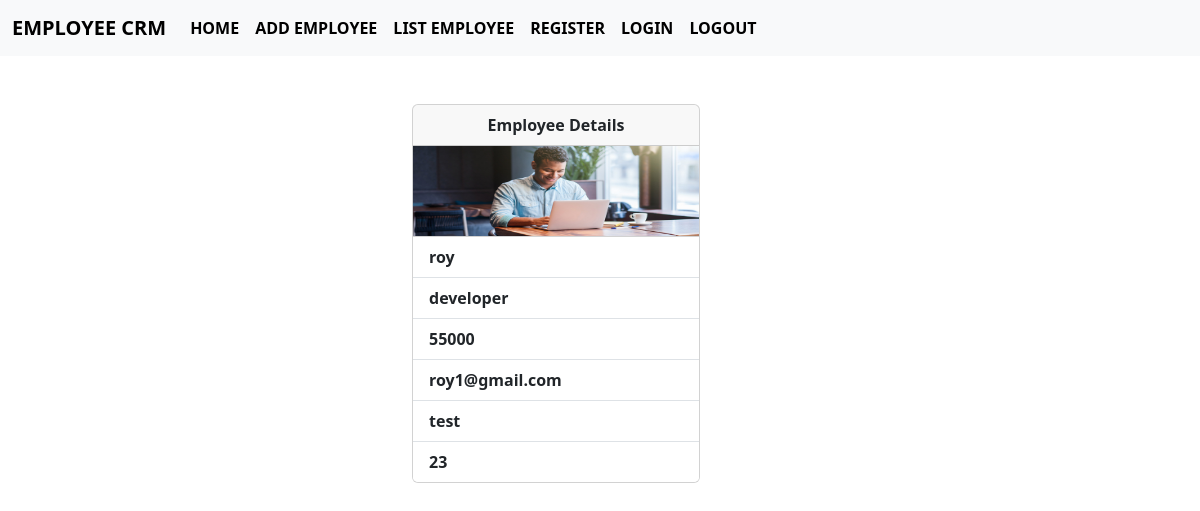
/employees/2 (signed in), run on the app's committed database.
### crm/models.py (models this page shows, shortened)
class Employees(models.Model):
    name=models.CharField(max_length=200)
    department=models.CharField(max_length=200)
    salary=models.PositiveIntegerField()
    email=models.EmailField(unique=True)
    age=models.PositiveIntegerField()
    contact=models.CharField(max_length=10,null=True)
    profile_pic=models.ImageField(upload_to="images",null=True,blank=True)       #null=database n,blank=form n
    dob=models.DateField(null=True,blank=True)

### crm/views.py (the view)
# urls.py: path("employees/<int:pk>",views.EmployeeDetailView.as_view(),name="emp_detail"),
@method_decorator(signin_required,name="dispatch")
class EmployeeDetailView(View):
    def get(self,request,*args,**kwargs):
        id=kwargs.get("pk")
        qs=Employees.objects.get(id=id)
        return render(request,"emp_detail.html",{"data":qs})

### crm/views.py (called while the page is built)
def signin_required(fn):
    def wrapper(request,*args,**kwargs):
        if not request.user.is_authenticated:
            messages.error(request,"Invalid")
            return redirect("emp_signin")
        else:
            return fn(request,*args,**kwargs)
    return wrapper

### crm/templates/emp_detail.html
{%extends 'base.html'%}
{%block body_block%}
<div class="container mt-5 col-md-4">
    <div>
        <div class="card" style="width: 18rem;">
            <div class="card-header fw-bold text-center">
              Employee Details
            </div>
            <div>
              {%if data.profile_pic%}
                  <img src="{{data.profile_pic.url}}" alt="" height="90px" width="286px">
              {%endif%}
            </div>
            <ul class="list-group list-group-flush fw-semibold">
              <li class="list-group-item">{{data.name}}</li>
              <li class="list-group-item">{{data.department}}</li>
              <li class="list-group-item">{{data.salary}}</li>
              <li class="list-group-item">{{data.email}}</li>
              <li class="list-group-item">{{data.contact}}</li>
              <li class="list-group-item">{{data.age}}</li>
            </ul>
        </div>
    </div>
</div>
{%endblock%}

### data on the page
Employees: profile_pic (picture), name "roy", department "developer", salary "55000", email "roy1@gmail.com", contact "test", age "23"
